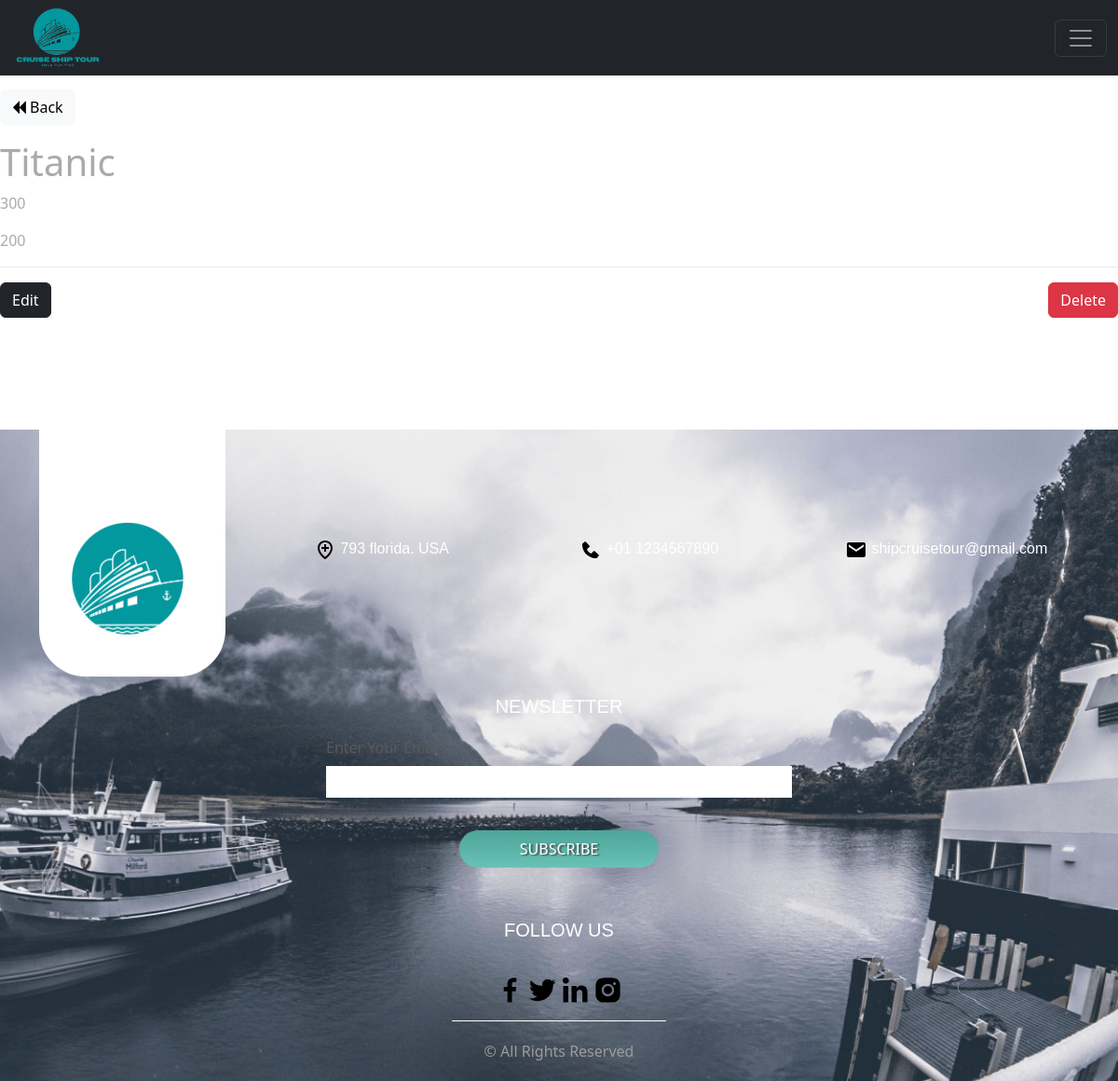
/ships/show/24 (signed in), run on an earlier commit of the app's database.
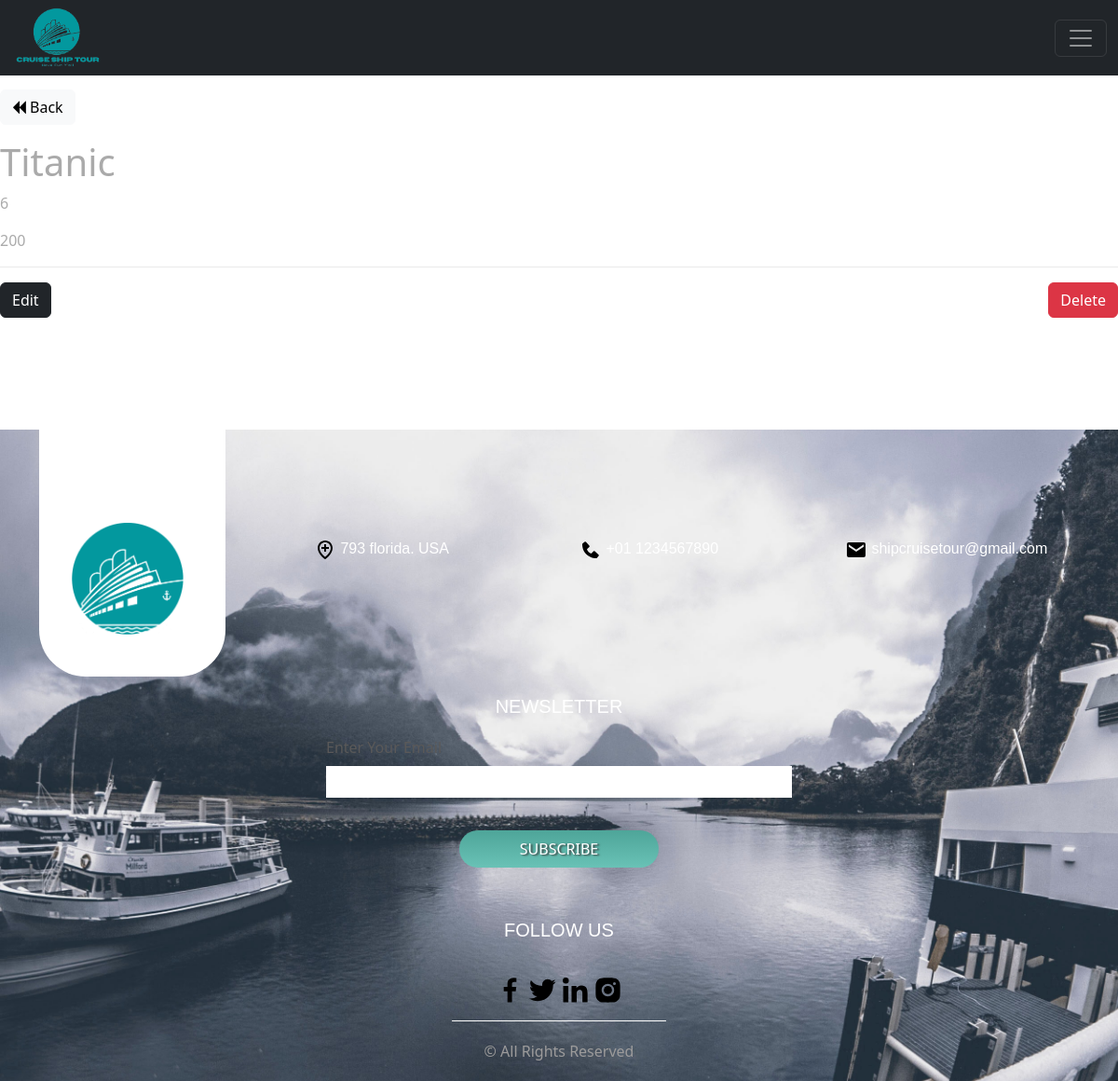
And on a later commit of the database.
### tables this page shows
CREATE TABLE `ships` (
  `id` int(2) NOT NULL,
  `nom` varchar(20) NOT NULL,
  `nombre_chambres` int(2) NOT NULL,
  `nombre_places` int(2) NOT NULL,
  `image` varchar(255) NOT NULL
);

### app/controllers/Ships.php (called while the page is built, shortened)
<?php
  class Ships extends Controller{
  protected $shipModel;
    public function __construct(){
      $this->shipModel = $this->model('Ship');
    }
    public function show($id){
      $ship = $this->shipModel->getShipById($id);
      $data = [
        'ship' => $ship
      ];
      $this->view('ships/show', $data);
    }
  }

### app/libraries/Core.php (called while the page is built, shortened)
<?php
  class Core {
    protected $currentMethod = 'index';
    public function __construct(){
      $url = $this->getUrl();
            if(file_exists('../app/controllers/'.ucwords($url[0]).'.php')){
        unset($url[0]);
      }
      $this->currentController = new $this->currentController;
      if(isset($url[1])){
        if(method_exists($this->currentController, $url[1])){
          $this->currentMethod = $url[1];
          unset($url[1]);
        }
      }
      $this->params = $url ? array_values($url) : [];
      call_user_func_array([$this->currentController, $this->currentMethod], $this->params);
    }
    public function getUrl(){
        if(isset($_GET['url'])){
          $url = rtrim($_GET['url'], '/');
          $url = filter_var($url, FILTER_SANITIZE_URL);
          $url = explode('/', $url);
          return $url;
        }
    }
  }

### public/index.php (called while the page is built, shortened)
<?php
  $init = new Core;

### app/libraries/Database.php (called while the page is built, shortened)
<?php
class Database {
	private $host = DB_HOST;
	private $user = DB_USER;
	private $pass = DB_PASS;
	private $dbname = DB_NAME;
	private $dbh;
	private $stmt;
	public function __construct() {
		$dsn = 'mysql:host=' . $this->host . ';dbname=' . $this->dbname;
		$options = array (
			PDO::ATTR_PERSISTENT => true,
			PDO::ATTR_ERRMODE => PDO::ERRMODE_EXCEPTION
		);
		try {
			$this->dbh = new PDO ($dsn, $this->user, $this->pass, $options);
		}
		catch ( PDOException $e ) {
			$this->error = $e->getMessage();
		}
	}
	public function query($query) {
		 $this->stmt = $this->dbh->prepare($query);
	}
	public function bind($param, $value, $type = null) {
		if (is_null ($type)) {
			switch (true) {
				default :
					$type = PDO::PARAM_STR;
			}
		}
		$this->stmt->bindValue($param, $value, $type);
	}
	public function execute(){
		return $this->stmt->execute();
	}
	public function single(){
		$this->execute();
		return $this->stmt->fetch(PDO::FETCH_OBJ);
	}
}

### app/models/Ship.php (called while the page is built, shortened)
<?php
  class Ship {
    private $db;
    public function __construct(){
      $this->db = new Database;
    }
    public function getShipById($id){
      $this->db->query('SELECT * FROM ships WHERE id = :id');
      $this->db->bind(':id', $id);
      $row = $this->db->single();
      return $row;
    }
  }

### app/views/ships/show.php (the view)
<?php require APPROOT . '/views/inc/header.php'; ?>
<div class="show showShip" >
  <a href="<?php echo URLROOT; ?>/ships" class="btn btn-light mb-3"><i class="fa fa-backward" aria-hidden="true"></i> Back</a>
  <br>
  <?php
  if($_SESSION['user_id']) : ?>
  <h1><?= $data['ship']->nom; ?></h1>
  <p><?= $data['ship']->nombre_places; ?></p>
  <p><?= $data['ship']->nombre_chambres; ?></p>
    <hr>
    <a class="btn btn-dark" href="<?= URLROOT; ?>/ships/edit/<?= $data['ship']->id; ?>">Edit</a>
    <form class="pull-right" action="<?= URLROOT; ?>/ships/delete/<?= $data['ship']->id; ?>" method="post">
      <input type="submit" class="btn btn-danger" value="Delete">
    </form>
  <?php endif; ?>
  </div>
<?php require APPROOT . '/views/inc/footer.php'; ?>

What changed in the data, as far as the page shows it:
changed ships "Titanic": nombre_places "300" → "6"
